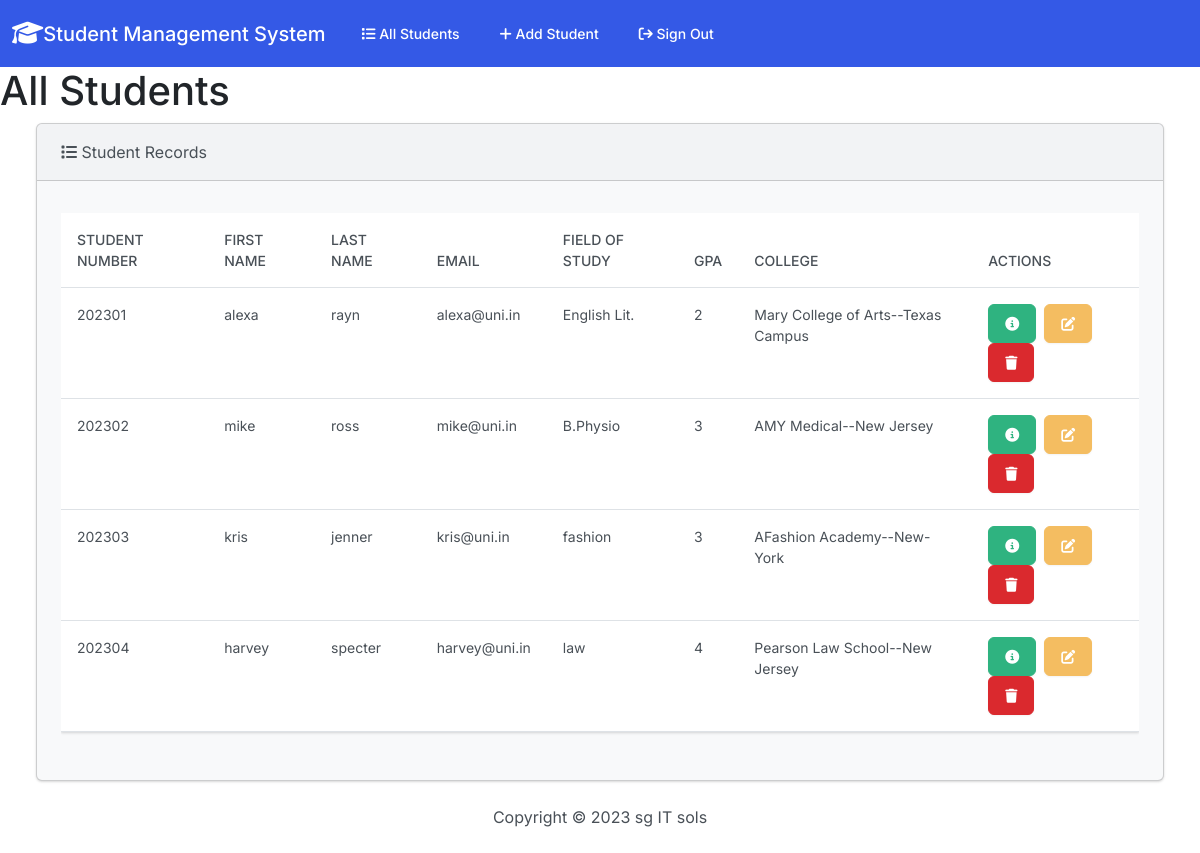
The app's page /index/ with its own data.
### students/models.py (models this page shows)
class Student(models.Model):
    student_number= models.IntegerField()
    first_name=models.CharField(max_length=100)
    last_name=models.CharField(max_length=100)
    email=models.CharField(max_length=50)
    field_of_study=models.CharField(max_length=200)
    gpa=models.CharField(max_length=10)
    college=models.ForeignKey(College, on_delete=models.CASCADE)

class College(models.Model):
    college_id=models.AutoField(primary_key=True)
    name= models.CharField(max_length=50)
    location=models.CharField(max_length=50)
    about=models.TextField()
    added_date=models.DateTimeField(auto_now=True)
    active=models.BooleanField(default=True)
    def __str__(self):
        return self.name +'--'+ self.location

### students/views.py (the view)
# urls.py: path('index/', views.index, name="index"),
def index(request):
    return render(request, 'students/index.html',{'students': Student.objects.all() })

### students/templates/students/index.html (shortened to what this page needs)
{% extends "students/base.html" %}
{% block body %}
<h1 class="row"> All Students </h1>
<div class="row">
    <div class="col-12">
        {% if students %}
        <div class="card bg-light ms-4 me-4 mb-4">
            <div class="card-header"><i class="fa-solid fa-list"></i> Student Records</div>
            <div class="card-body">
              <p class="card-text">
                <div class="table-responsive">
                    <table class="table table-hover">
                        <thead>
                          <tr>
                            <th scope="col">Student Number</th>
                            <th scope="col">First Name</th>
                            <th scope="col">Last Name</th>
                            <th scope="col">Email</th>
                            <th scope="col">Field of Study</th>
                            <th scope="col">GPA</th>
                            <th scope="col">College</th>
                            <th scope="col">Actions</th>
                          </tr>
                        </thead>
                        <tbody>
                            {% for student in students %}
                            <tr>
                                <td>{{ student.student_number }}</td>
                                <td>{{ student.first_name }}</td>
                                <td>{{ student.last_name }}</td>
                                <td>{{ student.email }}</td>
                                <td>{{ student.field_of_study }}</td>
                                <td>{{ student.gpa }}</td>
                                <td>{{ student.college }}</td>
                                <td>
                                    <button type="button" class="btn btn-success me-1" href="{% url 'view_student' student.id %}" data-bs-toggle="modal" data-bs-target="#myModal{{student.id}}" >
                                      <i class="fa-solid fa-circle-info"></i>
                                    </button>
                                      <a class="btn btn-warning me-1 " href="{% url 'edit' student.id %}">
                                        <i class="fa-solid fa-pen-to-square"></i>
                                      </a>
                                      <button type="button" class="btn btn-danger" data-bs-toggle="modal" data-bs-target="#delete{{student.id}}">
                                        <i class="fa-solid fa-trash"></i>
                                      </button>
                                </td>
                            </tr>
                            {% endfor %}
                        </tbody>
                      </table>
                </div>
              </p>
            </div>
          </div>
        {% else %}
        <h5 class="alert alert-primary ms-4 me-4 "> No Student Records</h5>
        {% endif %}
    </div>
</div>
{% endblock %}

### students/templates/students/base.html (shortened to what this page needs)
{%load static%}
<!DOCTYPE html>
<html lang="en">
    <head>
      <link rel="stylesheet" href="https://cdnjs.cloudflare.com/ajax/libs/font-awesome/6.4.0/css/all.min.css" />
      <link href="{% static 'css/bootstrap.min.css' %}" rel="stylesheet">
       <body class="d-flex flex-column min-vh-100">
        <nav class="navbar navbar-expand-lg bg-primary" data-bs-theme="dark">
            <div class="container-fluid">
              <a class="navbar-brand" href="{% url 'index'%}"><i class="fa-solid fa-graduation-cap fa-lg"></i>Student Management System</a>
              <div class="collapse navbar-collapse" id="navbarColor01">
                <ul class="navbar-nav me-auto">
                  <li class="nav-item">
                    <a class="nav-link" href="{% url 'index'%}"><i class="fa-solid fa-list"></i> All Students</a>
                  </li>
                  <li class="nav-item">
                    <a class="nav-link" href="{% url 'add'%}"><i class="fa-solid fa-plus"></i> Add Student</a>
                  </li>
                  <ul class="navbar-nav ml-auto">
                    <li class="nav-item">
                        <a class="nav-link" href="{% url 'signout' %}"><i class="fa-solid fa-sign-out"></i> Sign Out</a>
                    </li>
                </ul>
              </div>
            </div>
          </nav>
          <div class="container-fluid">
           {%block body%}
           {%endblock%}
          </div>
          <footer class="mt-auto mb-4">
            <div class="text-center">
                <span>
                    Copyright &copy; <script>document.write(new Date().getFullYear())</script> sg IT sols
                </span>
            </div>
      </body>
    </head>
</html>

### records on screen
Student: student_number "202301", first_name "alexa", last_name "rayn", email "alexa@uni.in", field_of_study "English Lit.", gpa "2", college "Mary College of Arts--Texas Campus"
Student: student_number "202302", first_name "mike", last_name "ross", email "mike@uni.in", field_of_study "B.Physio", gpa "3", college "AMY Medical--New Jersey"
Student: student_number "202303", first_name "kris", last_name "jenner", email "kris@uni.in", field_of_study "fashion", gpa "3", college "AFashion Academy--New-York"
Student: student_number "202304", first_name "harvey", last_name "specter", email "harvey@uni.in", field_of_study "law", gpa "4", college "Pearson Law School--New Jersey"
